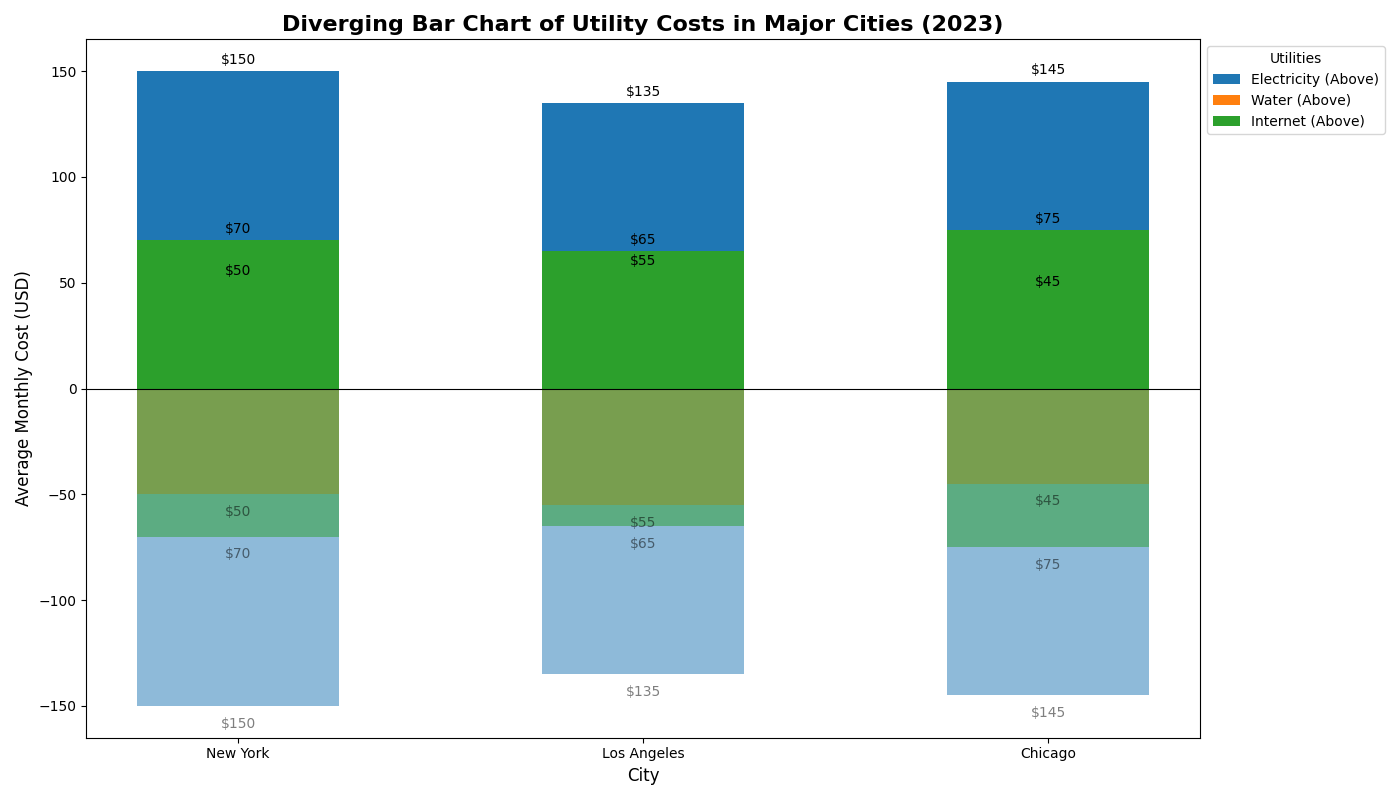

The Python source for this figure:
import matplotlib.pyplot as plt
import numpy as np

# Data setup for diverging bar chart
cities = ['New York', 'Los Angeles', 'Chicago']
utilities = ['Electricity', 'Water', 'Internet']

# Average monthly costs (in USD)
electricity_cost = [150, 135, 145]
water_cost = [50, 55, 45]
internet_cost = [70, 65, 75]

# Combine data for stack plotting
positive_data = np.array([electricity_cost, water_cost, internet_cost])
negative_data = -1 * positive_data

# Bar width and positions
index = np.arange(len(cities))

# Colors for each utility
colors = ['#1f77b4', '#ff7f0e', '#2ca02c']

# Create the plot
fig, ax = plt.subplots(figsize=(14, 8))

# Plot each utility's data diverging from the center
for i, (utility, color) in enumerate(zip(utilities, colors)):
    ax.bar(index, positive_data[i], 0.5, label=utility + ' (Above)', color=color)
    ax.bar(index, negative_data[i], 0.5, color=color, alpha=0.5)

# Labels, title, and legend
ax.set_xlabel('City', fontsize=12)
ax.set_ylabel('Average Monthly Cost (USD)', fontsize=12)
ax.set_title('Diverging Bar Chart of Utility Costs in Major Cities (2023)', fontsize=16, fontweight='bold')
ax.set_xticks(index)
ax.set_xticklabels(cities)

# Adding value labels on bars
for i in range(len(utilities)):
    for j in range(len(cities)):
        ax.text(index[j], positive_data[i][j] + 2, 
                f'${positive_data[i][j]:.0f}', ha='center', va='bottom', fontsize=10)
        ax.text(index[j], negative_data[i][j] - 5, 
                f'${-negative_data[i][j]:.0f}', ha='center', va='top', fontsize=10, alpha=0.5)

# Adding legend
ax.legend(title='Utilities', loc='upper left', bbox_to_anchor=(1, 1), fontsize=10)

# Central axis
ax.axhline(0, color='black', linewidth=0.8)

# Automatic layout adjustment
plt.tight_layout()

# Display the plot
plt.show()
